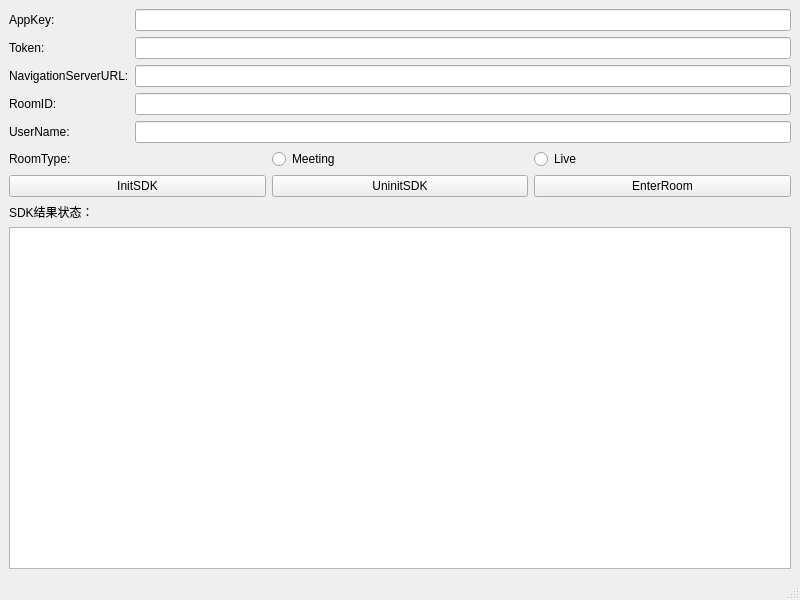
<?xml version="1.0" encoding="UTF-8"?>
<ui version="4.0">
 <class>MainWindow</class>
 <widget class="QMainWindow" name="MainWindow">
  <property name="geometry">
   <rect>
    <x>0</x>
    <y>0</y>
    <width>800</width>
    <height>600</height>
   </rect>
  </property>
  <property name="windowTitle">
   <string>MainWindow</string>
  </property>
  <widget class="QWidget" name="centralwidget">
   <layout class="QHBoxLayout" name="horizontalLayout">
    <item>
     <layout class="QVBoxLayout" name="verticalLayout_2">
      <item>
       <layout class="QFormLayout" name="formLayout">
        <item row="0" column="0">
         <widget class="QLabel" name="label">
          <property name="text">
           <string>AppKey:</string>
          </property>
         </widget>
        </item>
        <item row="0" column="1">
         <widget class="QLineEdit" name="lineEdit_AppKey"/>
        </item>
        <item row="1" column="0">
         <widget class="QLabel" name="label_2">
          <property name="text">
           <string>Token:</string>
          </property>
         </widget>
        </item>
        <item row="1" column="1">
         <widget class="QLineEdit" name="lineEdit_Token"/>
        </item>
        <item row="2" column="0">
         <widget class="QLabel" name="label_3">
          <property name="text">
           <string>NavigationServerURL:</string>
          </property>
         </widget>
        </item>
        <item row="2" column="1">
         <widget class="QLineEdit" name="lineEdit_Navigation"/>
        </item>
        <item row="3" column="0">
         <widget class="QLabel" name="label_4">
          <property name="text">
           <string>RoomID:</string>
          </property>
         </widget>
        </item>
        <item row="3" column="1">
         <widget class="QLineEdit" name="lineEdit_RoomID"/>
        </item>
        <item row="4" column="0">
         <widget class="QLabel" name="label_5">
          <property name="text">
           <string>UserName:</string>
          </property>
         </widget>
        </item>
        <item row="4" column="1">
         <widget class="QLineEdit" name="lineEdit_UserName"/>
        </item>
       </layout>
      </item>
      <item>
       <layout class="QGridLayout" name="gridLayout">
        <item row="0" column="0">
         <widget class="QLabel" name="label_7">
          <property name="text">
           <string>RoomType:</string>
          </property>
         </widget>
        </item>
        <item row="0" column="1">
         <widget class="QRadioButton" name="radioButton_Meeting">
          <property name="text">
           <string>Meeting</string>
          </property>
         </widget>
        </item>
        <item row="0" column="2">
         <widget class="QRadioButton" name="radioButton_Live">
          <property name="text">
           <string>Live</string>
          </property>
         </widget>
        </item>
        <item row="1" column="0">
         <widget class="QPushButton" name="pushButton_InitSDK">
          <property name="text">
           <string>InitSDK</string>
          </property>
         </widget>
        </item>
        <item row="1" column="1">
         <widget class="QPushButton" name="pushButton_UninitSDK">
          <property name="text">
           <string>UninitSDK</string>
          </property>
         </widget>
        </item>
        <item row="1" column="2">
         <widget class="QPushButton" name="pushButton_Enter">
          <property name="text">
           <string>EnterRoom</string>
          </property>
         </widget>
        </item>
       </layout>
      </item>
      <item>
       <layout class="QVBoxLayout" name="verticalLayout">
        <item>
         <widget class="QLabel" name="label_6">
          <property name="text">
           <string>SDK结果状态：</string>
          </property>
         </widget>
        </item>
        <item>
         <widget class="QPlainTextEdit" name="plainTextEdit"/>
        </item>
       </layout>
      </item>
     </layout>
    </item>
   </layout>
  </widget>
  <widget class="QMenuBar" name="menubar">
   <property name="geometry">
    <rect>
     <x>0</x>
     <y>0</y>
     <width>800</width>
     <height>19</height>
    </rect>
   </property>
  </widget>
  <widget class="QStatusBar" name="statusbar"/>
 </widget>
 <resources/>
 <connections/>
</ui>
